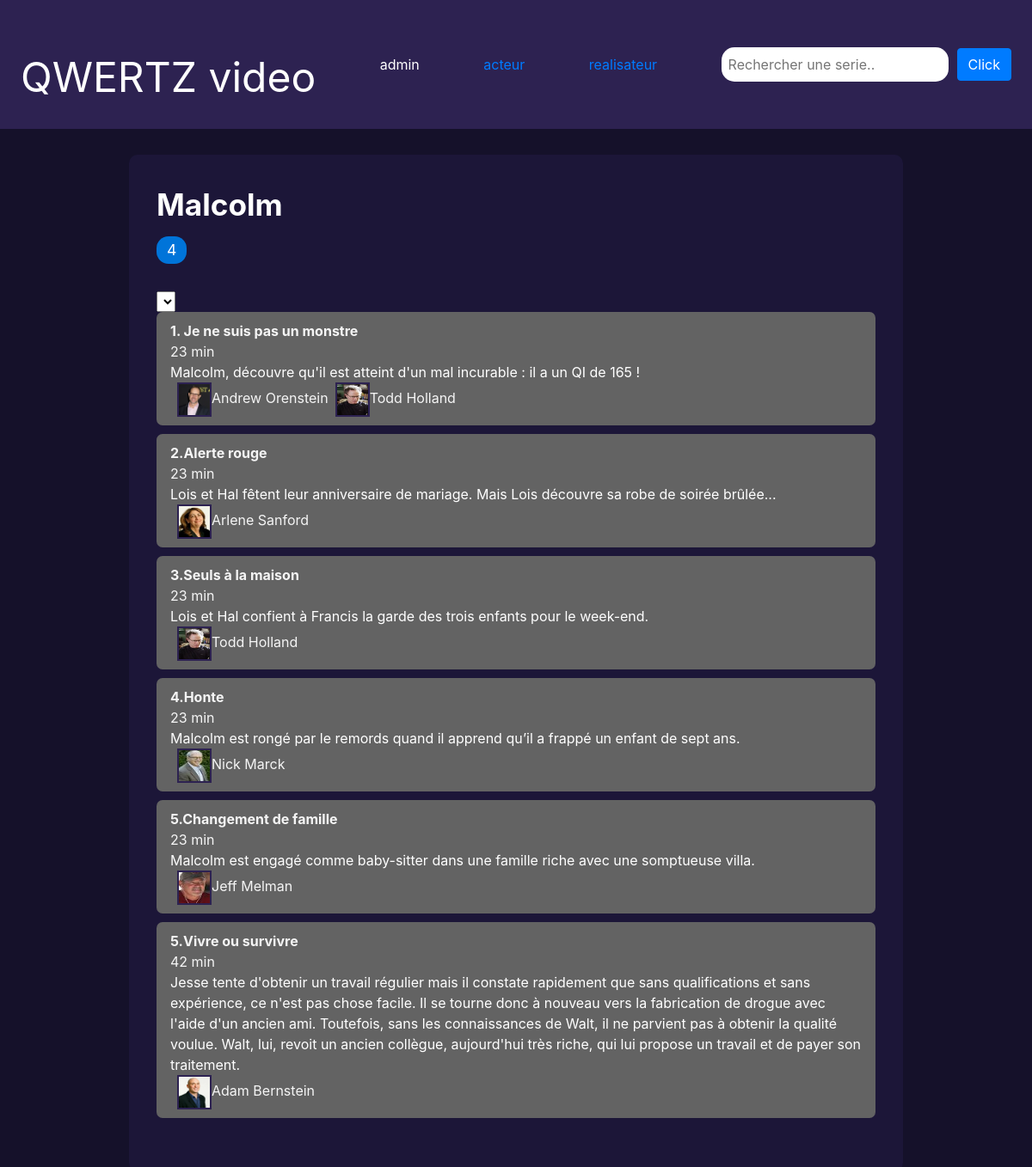
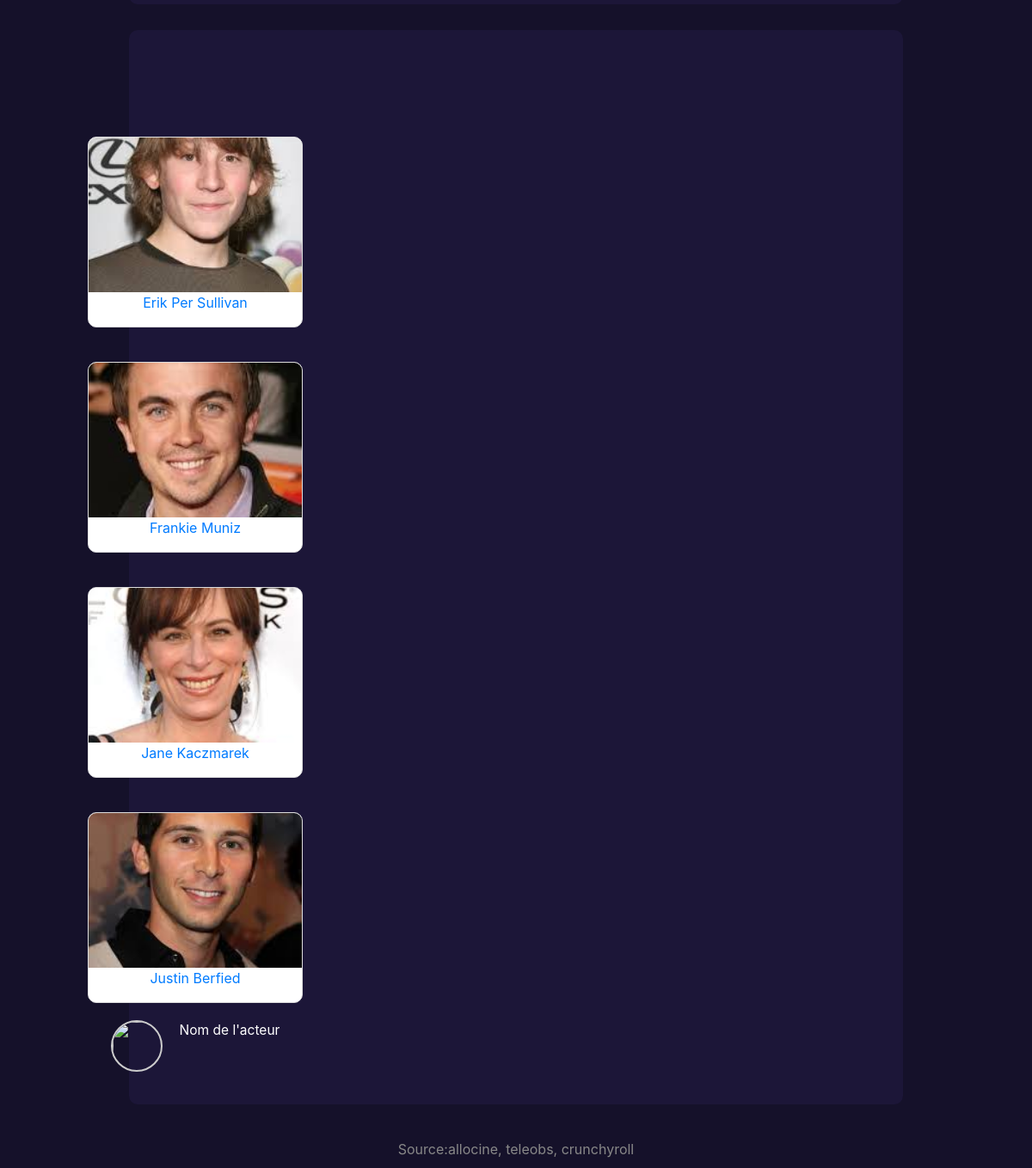
Screenshot of /showpage.php?serie=Malcolm with the database file from the repository (2 pictures, top to bottom).
### tables this page shows
CREATE TABLE `serie` (
  `titre` text NOT NULL,
  `tag` int(255) NOT NULL,
  `id_serie` int(11) NOT NULL
);

CREATE TABLE `realisateur` (
  `nom` varchar(255) NOT NULL,
  `photo` text NOT NULL,
  `id_real` int(11) NOT NULL
);

### autoload.php (called while the page is built, shortened)
<?php
function autoload($class_name){
$class_name = str_replace('\\', '/', $class_name) ;
}
?>

### php/classes/BD.php (called while the page is built, shortened)
<?php
Class BD {
    private string $db_name = "";
    private string $db_host = "";
    private string $db_port = "" ;
    private string $db_user = "";
    private string $db_pwd = "";
    private PDO $pdo;
    public function __construct() {
        $this->db_name = "tvshow";
        $this->db_host = "127.0.0.1";
        $this->db_port = "3306";
        $this->db_user = "root";
        $this->db_pwd = "";
    }
    public function connectBD(){
        try {
            $this->dsn = "mysql:dbname=" . $this->db_name . ";host=" . $this->db_host . ";port=" . $this->db_port;
            $this->pdo =new PDO($this->dsn,$this->db_user,$this->db_pwd);
        } catch (\Exception $ex) {
            die("Erreur : " . $ex->getMessage());
        }
    }
    function get_acteurs_titre($titre){
        $sql = "SELECT DISTINCT acteur.nom, acteur.photo FROM `acteur` INNER JOIN joue ON joue.id_acteur = acteur.id_acteur INNER JOIN
         saison ON saison.id_saison = joue.id_saison INNER JOIN serie ON saison.id_serie = serie.id_serie WHERE serie.titre = '". $titre ."';";
        $statement = $this->pdo->prepare($sql);
        $statement->execute() or die(var_dump($statement->errorInfo()));
        $result = $statement->fetchAll(PDO::FETCH_CLASS, "\acteur");
        return $result;
    }
    function get_episode($titre){
        $sql = "SELECT episode.titre,episode.desc, episode.duree, episode.num_episode, saison.num_saison, episode.id_Episode
        FROM episode INNER JOIN contient ON contient.id_episode = episode.id_Episode INNER JOIN saison ON
        saison.id_saison = contient.id_saison INNER JOIN serie ON saison.id_serie = serie.id_serie WHERE serie.titre = '". $titre ."';";
        $statement = $this->pdo->prepare($sql);
        $statement->execute() or die(var_dump($statement->errorInfo()));
        $result = $statement->fetchAll(PDO::FETCH_CLASS, "\\episode");
        return $result;
    }
    function get_real_episode($id_episode){
        $sql = "SELECT realisateur.nom, realisateur.photo FROM realisateur INNER JOIN realise ON realise.id_real = realisateur.id_real
        WHERE realise.id_episode = $id_episode;";
        $statement = $this->pdo->prepare($sql);
        $statement->execute() or die(var_dump($statement->errorInfo()));
        $result = $statement->fetchAll(PDO::FETCH_CLASS, "\\real");
        return $result;
    }
    function get_tag_serie($titre){
        $sql = "SELECT serie.tag FROM serie WHERE serie.titre = '". $titre ."'";
        $statement = $this->pdo->prepare($sql);
        $statement->execute() or die(var_dump($statement->errorInfo()));
        $result = $statement->fetchAll(PDO::FETCH_ASSOC);
        return $result[0]["tag"];
    }
}
?>

### php/classes/display.php (the view, shortened to what this page needs)
<?php
class Display {
    public BD $BD;
    function __construct(BD $bD) {
        $this->BD = $bD;
    }
    function displayEpisodes(){
        if (isset($_GET['serie'])) {
            $titre = $_GET['serie'];
            $episodes = $this->BD->get_episode($titre);
            foreach ($episodes as $episode):
                $reals = $this->BD->get_real_episode($episode->id_Episode);
                echo"<div class = 'episode-row $episode->num_saison'>";
                echo "<div class='episode-title' > $episode->num_episode.$episode->titre </div>";
                echo"<div class='episode-duration'>$episode->duree min</div>";
                echo "<div class='episode-description'> $episode->desc </div>";
                foreach($reals as $real) {
                    echo "<img class = 'img-real' src='/web3/Web-3/photos/real/$real->photo'>";
                    echo "<a>$real->nom</a>";
                }
                echo"</div>";
            endforeach;
        }
    }
    function displaySelectSaisons() {
        if (isset($_GET['serie'])) {
            echo "<select name='saisons' id='saisons' onchange='saisonsHider()'>";
            echo "</select>";
        }
    }
    public function displayActeur(){
        if (isset($_GET['serie'])) {
            $serie = $_GET['serie'];
            $acteurs = $this->BD->get_acteurs_titre($serie);
            foreach($acteurs as $acteur){
                echo(
                    "
                    <a href='homepage.php?text=".$acteur->nom."'>
                    <div class='carte' id='$acteur->nom'>
                        <img class ='carte-images' src='/web3/Web-3/photos/acteur/$acteur->photo'>
                        <p>$acteur->nom</p>
                        </a>
                    </div>
                    "
                );
            }
        }
 }
}
?>

### showpage.php (shortened to what this page needs)
<!DOCTYPE html>
<?php
require_once "autoload.php";
$BD = new BD();
$displayer = new Display($BD);
?>
<div class="container">
    <div class="serie-header">
        <div class="serie-info">
            <div class="serie-title">
            <?php
            $titre = $_GET["serie"];
            echo $titre;
            ?>
            </div>
            <div class ="serie-tag">
            <?php
            $tag = $BD->get_tag_serie($titre);
            echo $tag;
            ?>
            </div>
        </div>
    </div>
    <div class="saison-section">
    <?php
            $displayer->displaySelectSaisons();
            ?>
        <?php
        $displayer->displaySaisons(); ?>
        <div class="episodes-list">
           <?php $displayer->displayEpisodes(); ?>
        </div>
    </div>
</div>
<html lang="fr">
<head>
    <link rel="stylesheet" href="showpage.css">
    <link rel="stylesheet" href="https://cdn.jsdelivr.net/npm/bootstrap@4.0.0/dist/css/bootstrap.min.css"
>
    <link rel="stylesheet" href="showpage.css">
</head>
<body>
    <div class="container">
        <div class="saison-section">
            <div class="actors-section">
                <div class="actor">
                <div class="cartes">
                    <?php $displayer->displayActeur(); ?>
                    <img class="actor-photo" src="">
                    <div class="actor-name">Nom de l'acteur </div>
                </div>
            </div>
</body>
</html>

### homepage.css (style rules this page uses)
.cartes { display:flex; justify-content:center; gap:20px; flex-wrap:wrap; margin-top:40px; }
.carte { width:250px; border:1px solid #ddd; border-radius:10px; overflow:hidden; background:#fff; text-align:center; }
.carte-images { width:100%; height:180px; object-fit:cover; }
.sources { text-align:center; margin:40px 0 10px 0; color:#888; }
.serie-header { display: flex; justify-content: space-between; align-items: flex-start; gap: 24px; }
body { background-color:#15112a; }

### showpage.css (style rules this page uses)
body { background-color:#15112a; }
.container { max-width: 900px; margin: 30px auto; background: #1c1638; border-radius: 10px; padding: 32px; }
.serie-header { display: flex; justify-content: space-between; align-items: flex-start; gap: 24px; }
.serie-info { flex:1; color: white; }
.serie-title { font-size: 2.2em; font-weight: bold; color: white; border:5px t; }
.serie-tag { font-size: 1.1em; color: #fff; background: #0074d9; display: inline-block; padding: 3px 12px; border-radius: 14px; margin: 10px 0 0 0; }
.saison-section { margin-top:32px; }
.episodes-list { margin-bottom: 30px; }
.episode-row { display:flex; align-items:center; gap:18px; background:#636363; color: whitesmoke; border-radius:7px; padding:10px 16px; margin-bottom:10px; }
.episode-title { font-weight:bold; min-width:120px; }
.episode-duration { min-width:80px; }
.episode-description { color:white; }
.actor { display: flex; flex-direction: column; align-items: center; width: 90px; }
.actor-photo { width: 60px; height: 60px; border-radius: 50%; object-fit: cover; margin-bottom: 6px; border: 2px solid #ccc; }
.actor-name { font-size:0.97em; text-align: center; color:white; }
.sources { text-align:center; margin:40px 0 10px 0; color:#888; }
.img-real { width:40px; height:40px; margin-left:8px; border:2px solid #2d2251; }

### rows the page displays
serie: tag "4"
realisateur: photo (picture), nom "Andrew Orenstein"
realisateur: photo (picture), nom "Todd Holland"
realisateur: photo (picture), nom "Arlene Sanford"
realisateur: photo (picture), nom "Nick Marck"
realisateur: photo (picture), nom "Jeff Melman"
realisateur: photo (picture), nom "Adam Bernstein"

### other values shown
$titre "Malcolm"
$episode->num_episode "1"
$episode->titre "Je ne suis pas un monstre"
$episode->duree "23"
$episode->desc "Malcolm, découvre qu'il est atteint d'un mal incurable : il a un QI de 165 !"
$episode->num_episode "2"
$episode->titre "Alerte rouge"
$episode->desc "Lois et Hal fêtent leur anniversaire de mariage. Mais Lois découvre sa robe de soirée brûlée..."
$episode->num_episode "3"
$episode->titre "Seuls à la maison"
$episode->desc "Lois et Hal confient à Francis la garde des trois enfants pour le week-end."
$episode->num_episode "4"
$episode->titre "Honte"
$episode->desc "Malcolm est rongé par le remords quand il apprend qu’il a frappé un enfant de sept ans."
$episode->num_episode "5"
